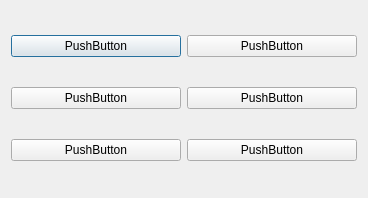
<?xml version="1.0" encoding="UTF-8"?>
<ui version="4.0">
 <class>TestXmlWithGrid</class>
 <widget class="QDialog" name="TestXmlWithGrid">
  <property name="geometry">
   <rect>
    <x>0</x>
    <y>0</y>
    <width>368</width>
    <height>198</height>
   </rect>
  </property>
  <layout class="QGridLayout" name="gridLayout">
   <item row="0" column="0">
    <widget class="QPushButton" name="pushButton">
     <property name="text">
      <string>PushButton</string>
     </property>
    </widget>
   </item>
   <item row="0" column="1">
    <widget class="QPushButton" name="pushButton_2">
     <property name="text">
      <string>PushButton</string>
     </property>
    </widget>
   </item>
   <item row="1" column="0">
    <widget class="QPushButton" name="pushButton_3">
     <property name="text">
      <string>PushButton</string>
     </property>
    </widget>
   </item>
   <item row="1" column="1">
    <widget class="QPushButton" name="pushButton_4">
     <property name="text">
      <string>PushButton</string>
     </property>
    </widget>
   </item>
   <item row="2" column="0">
    <widget class="QPushButton" name="pushButton_5">
     <property name="text">
      <string>PushButton</string>
     </property>
    </widget>
   </item>
   <item row="2" column="1">
    <widget class="QPushButton" name="pushButton_6">
     <property name="text">
      <string>PushButton</string>
     </property>
    </widget>
   </item>
  </layout>
 </widget>
 <resources/>
 <connections/>
</ui>
